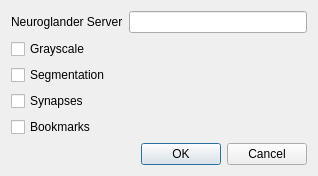
<?xml version="1.0" encoding="UTF-8"?>
<ui version="4.0">
 <class>NeuroglancerLinkDialog</class>
 <widget class="QDialog" name="NeuroglancerLinkDialog">
  <property name="geometry">
   <rect>
    <x>0</x>
    <y>0</y>
    <width>318</width>
    <height>173</height>
   </rect>
  </property>
  <property name="windowTitle">
   <string>Dialog</string>
  </property>
  <layout class="QVBoxLayout" name="verticalLayout">
   <item>
    <layout class="QHBoxLayout" name="horizontalLayout">
     <item>
      <widget class="QLabel" name="label">
       <property name="text">
        <string>Neuroglander Server</string>
       </property>
      </widget>
     </item>
     <item>
      <widget class="QLineEdit" name="serverEdit"/>
     </item>
    </layout>
   </item>
   <item>
    <widget class="QCheckBox" name="grayscaleCheckBox">
     <property name="text">
      <string>Grayscale</string>
     </property>
    </widget>
   </item>
   <item>
    <widget class="QCheckBox" name="segmentationCheckBox">
     <property name="text">
      <string>Segmentation</string>
     </property>
    </widget>
   </item>
   <item>
    <widget class="QCheckBox" name="synapseCheckBox">
     <property name="text">
      <string>Synapses</string>
     </property>
    </widget>
   </item>
   <item>
    <widget class="QCheckBox" name="bookmarkCheckBox">
     <property name="text">
      <string>Bookmarks</string>
     </property>
    </widget>
   </item>
   <item>
    <widget class="QDialogButtonBox" name="buttonBox">
     <property name="orientation">
      <enum>Qt::Horizontal</enum>
     </property>
     <property name="standardButtons">
      <set>QDialogButtonBox::Cancel|QDialogButtonBox::Ok</set>
     </property>
    </widget>
   </item>
  </layout>
 </widget>
 <resources/>
 <connections>
  <connection>
   <sender>buttonBox</sender>
   <signal>accepted()</signal>
   <receiver>NeuroglancerLinkDialog</receiver>
   <slot>accept()</slot>
   <hints>
    <hint type="sourcelabel">
     <x>248</x>
     <y>254</y>
    </hint>
    <hint type="destinationlabel">
     <x>157</x>
     <y>274</y>
    </hint>
   </hints>
  </connection>
  <connection>
   <sender>buttonBox</sender>
   <signal>rejected()</signal>
   <receiver>NeuroglancerLinkDialog</receiver>
   <slot>reject()</slot>
   <hints>
    <hint type="sourcelabel">
     <x>316</x>
     <y>260</y>
    </hint>
    <hint type="destinationlabel">
     <x>286</x>
     <y>274</y>
    </hint>
   </hints>
  </connection>
 </connections>
</ui>
